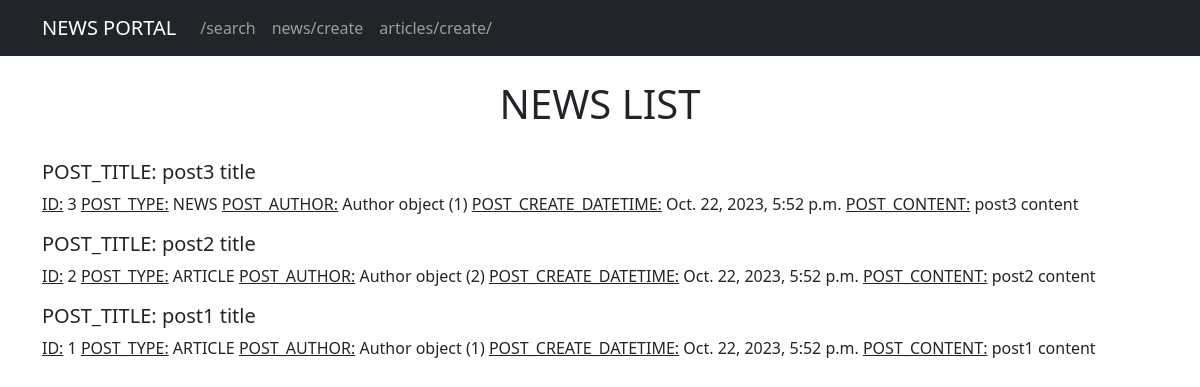
Before: /news/ with the older database file.
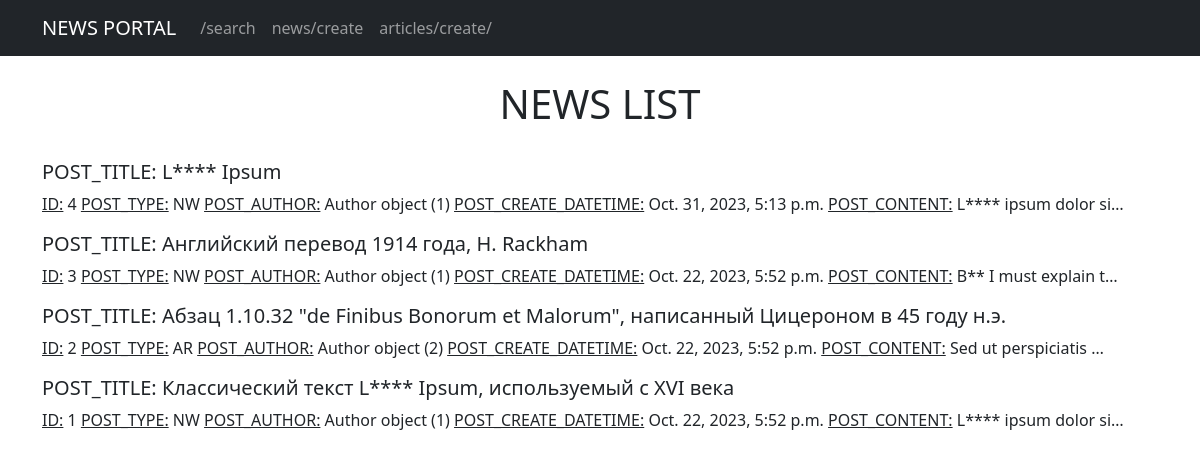
After: the same page with the newer database file.
### news/models.py (models this page shows, shortened)
class Post(models.Model):
    ARTICLE = 'AR'
    NEWS = 'NW'
    PT_CHOICES = [
        (ARTICLE, 'article'),
        (NEWS, 'news')
    ]
    post_type = models.CharField(max_length=2, choices=PT_CHOICES)
    post_author = models.ForeignKey(Author, on_delete=models.CASCADE)
    post_create_datetime = models.DateTimeField(auto_now_add=True)
    post_category = models.ManyToManyField(Category, through='PostCategory')
    post_title = models.CharField(max_length=200)
    post_content = models.TextField(max_length=10000)
    post_rating = models.IntegerField(default=0)

class Author(models.Model):
    author_user = models.OneToOneField(User, on_delete=models.CASCADE)
    user_rating = models.IntegerField(default=0)

### news/views.py (the view)
# urls.py: path('', PostList.as_view(), name='post_list'),
class PostList(ListView):
    model = Post
    ordering = '-post_create_datetime'
    template_name = 'newslist.html'
    context_object_name = 'newslist'
    paginate_by = 10

### news/templatetags/custom_filters.py (called while the page is built)
def repl_censor(value):
    word = value.group()
    if word.lower() in censor_list:
        return word[0] + '*' * (len(word) - 1)
    else:
        return word

@register.filter()
def censor(value):
    if str != type(value):
        raise TypeError('CUSTOM ERROR: VALUE TYPE ERROR IN DEF CENSOR')
    value = re.sub(r'\b\w*\b', repl_censor, value, flags=re.I|re.U)
    return value

### templates/newslist.html (shortened to what this page needs)
{% extends 'flatpages/default.html' %}
{% load custom_filters %}
{% load custom_tags %}
{% block content %}
    <br>
    <h1>NEWS LIST</h1>
    <br>
    <div>
        {% if newslist %}
            {% for i in newslist %}
                <div align="left">
                    <h5>POST_TITLE: {{ i.post_title|censor }}</h5>
                    <p><u>ID:</u> {{ i.id }}
                    <u>POST_TYPE:</u> {{ i.post_type }}
                    <u>POST_AUTHOR:</u> {{ i.post_author }}
                    <u>POST_CREATE_DATETIME:</u> {{ i.post_create_datetime }}
                    <u>POST_CONTENT:</u> {{ i.post_content|truncatechars:21|censor }}</p>
                </div>
            {% endfor %}
        {% else %}
            <h2>News list is empty</h2>
        {% endif %}
    </div>
{% endblock content %}

### templates/flatpages/default.html (shortened to what this page needs)
<!DOCTYPE html>
{% load static %}
<html lang="en">
    <head>
        <link href="{% static 'css/styles.css' %}" rel="stylesheet" />
    </head>
    <body>
        <nav class="navbar navbar-expand-lg navbar-dark bg-dark static-top">
           <div class="container">
               <a class="navbar-brand" href="/news">NEWS PORTAL</a>
               <div class="collapse navbar-collapse" id="navbarResponsive">
                   <ul class="navbar-nav ml-auto">
                       <li class="nav-item active">
                           <a class="nav-link" href="/news/search">/search
                           </a>
                       </li>
                       <li class="nav-item">
                           <a class="nav-link" href="/news/create">news/create</a>
                       </li>
                       <li class="nav-item">
                           <a class="nav-link" href="/news/articles/create/">articles/create/</a>
                       </li>
                   </ul>
               </div>
           </div>
        </nav>
        <div class="container">
           <div class="row">
               <div class="col-lg-12 text-center">
                   {% block content %}{% endblock content %}
               </div>
           </div>
        </div>
    </body>
</html>

Changed rows visible on the page:
added Post: post_title|censor "L**** Ipsum", id "4", post_type "NW", post_author "Author object (1)", post_create_datetime "Oct. 31, 2023, 5:13 p.m.", post_content|censor "L**** ipsum dolor si…"
changed Post id 3: post_title|censor "post3 title" → "Английский перевод 1914 года, H. Rackham"; post_type "NEWS" → "NW"; post_content|censor "post3 content" → "B** I must explain t…"
changed Post "Author object (2)": post_title|censor "post2 title" → "Абзац 1.10.32 \"de Finibus Bonorum et Malorum\", написанный Цицероном в 45 году н.э."; post_type "ARTICLE" → "AR"; post_content|censor "post2 content" → "Sed ut perspiciatis …"
changed Post id 1: post_title|censor "post1 title" → "Классический текст L**** Ipsum, используемый с XVI века"; post_type "ARTICLE" → "NW"; post_content|censor "post1 content" → "L**** ipsum dolor si…"
